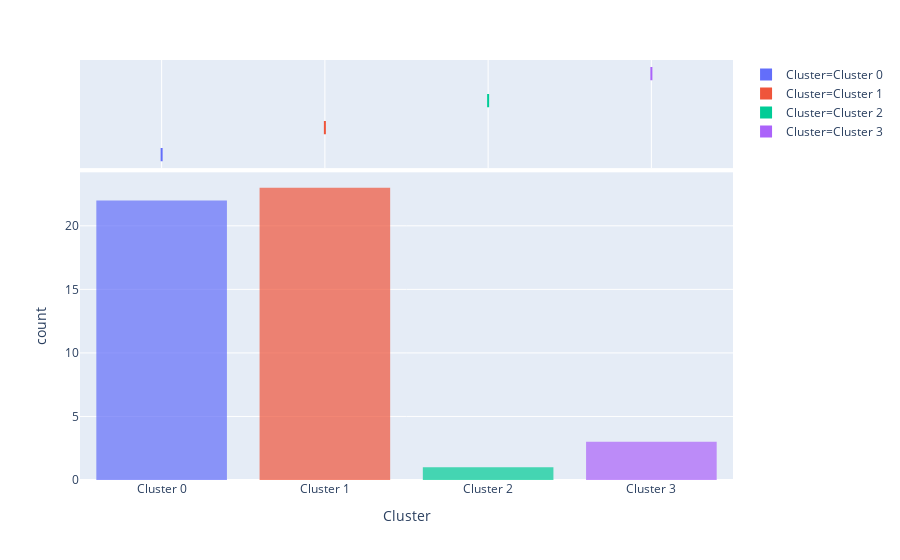

Source (notebook cell):
### Code cell
plot_model(kmeans, plot = 'distribution')

### Figure 1 — Plotly figure (JSON) as saved in the notebook; plotly's stock layout.template omitted (floating-point values rounded to 4 significant figures; data arrays with more than 128 entries replaced by an {"elided": "..."} marker saying what was removed)
{"data": [{"alignmentgroup": "True", "bingroup": "x", "hoverlabel": {"namelength": 0}, "hovertemplate": "Cluster=%{x}<br>count=%{y}", "legendgroup": "Cluster=Cluster 0", "marker": {"color": "#636efa", "opacity": 0.7}, "name": "Cluster=Cluster 0", "offsetgroup": "Cluster=Cluster 0", "orientation": "v", "showlegend": true, "type": "histogram", "x": ["Cluster 0", "Cluster 0", "Cluster 0", "Cluster 0", "Cluster 0", "Cluster 0", "Cluster 0", "Cluster 0", "Cluster 0", "Cluster 0", "Cluster 0", "Cluster 0", "Cluster 0", "Cluster 0", "Cluster 0", "Cluster 0", "Cluster 0", "Cluster 0", "Cluster 0", "Cluster 0", "Cluster 0", "Cluster 0"], "xaxis": "x", "yaxis": "y"}, {"alignmentgroup": "True", "customdata": {"elided": "22x7 mixed values"}, "hoverlabel": {"namelength": 0}, "hovertemplate": "Cluster=%{customdata[6]}<br>pair=%{customdata[0]}<br>song_1=%{customdata[1]}<br>song_2=%{customdata[2]}<br>distance=%{customdata[3]}<br>song_1_distance_to_baseline=%{customdata[4]}<br>song_2_distance_to_baseline=%{customdata[5]}", "legendgroup": "Cluster=Cluster 0", "marker": {"color": "#636efa"}, "name": "Cluster=Cluster 0", "notched": true, "offsetgroup": "Cluster=Cluster 0", "showlegend": false, "type": "box", "x": ["Cluster 0", "Cluster 0", "Cluster 0", "Cluster 0", "Cluster 0", "Cluster 0", "Cluster 0", "Cluster 0", "Cluster 0", "Cluster 0", "Cluster 0", "Cluster 0", "Cluster 0", "Cluster 0", "Cluster 0", "Cluster 0", "Cluster 0", "Cluster 0", "Cluster 0", "Cluster 0", "Cluster 0", "Cluster 0"], "xaxis": "x2", "yaxis": "y2"}, {"alignmentgroup": "True", "bingroup": "x", "hoverlabel": {"namelength": 0}, "hovertemplate": "Cluster=%{x}<br>count=%{y}", "legendgroup": "Cluster=Cluster 1", "marker": {"color": "#EF553B", "opacity": 0.7}, "name": "Cluster=Cluster 1", "offsetgroup": "Cluster=Cluster 1", "orientation": "v", "showlegend": true, "type": "histogram", "x": ["Cluster 1", "Cluster 1", "Cluster 1", "Cluster 1", "Cluster 1", "Cluster 1", "Cluster 1", "Cluster 1", "Cluster 1", "Cluster 1", "Cluster 1", "Cluster 1", "Cluster 1", "Cluster 1", "Cluster 1", "Cluster 1", "Cluster 1", "Cluster 1", "Cluster 1", "Cluster 1", "Cluster 1", "Cluster 1", "Cluster 1"], "xaxis": "x", "yaxis": "y"}, {"alignmentgroup": "True", "customdata": {"elided": "23x7 mixed values"}, "hoverlabel": {"namelength": 0}, "hovertemplate": "Cluster=%{customdata[6]}<br>pair=%{customdata[0]}<br>song_1=%{customdata[1]}<br>song_2=%{customdata[2]}<br>distance=%{customdata[3]}<br>song_1_distance_to_baseline=%{customdata[4]}<br>song_2_distance_to_baseline=%{customdata[5]}", "legendgroup": "Cluster=Cluster 1", "marker": {"color": "#EF553B"}, "name": "Cluster=Cluster 1", "notched": true, "offsetgroup": "Cluster=Cluster 1", "showlegend": false, "type": "box", "x": ["Cluster 1", "Cluster 1", "Cluster 1", "Cluster 1", "Cluster 1", "Cluster 1", "Cluster 1", "Cluster 1", "Cluster 1", "Cluster 1", "Cluster 1", "Cluster 1", "Cluster 1", "Cluster 1", "Cluster 1", "Cluster 1", "Cluster 1", "Cluster 1", "Cluster 1", "Cluster 1", "Cluster 1", "Cluster 1", "Cluster 1"], "xaxis": "x2", "yaxis": "y2"}, {"alignmentgroup": "True", "bingroup": "x", "hoverlabel": {"namelength": 0}, "hovertemplate": "Cluster=%{x}<br>count=%{y}", "legendgroup": "Cluster=Cluster 2", "marker": {"color": "#00cc96", "opacity": 0.7}, "name": "Cluster=Cluster 2", "offsetgroup": "Cluster=Cluster 2", "orientation": "v", "showlegend": true, "type": "histogram", "x": ["Cluster 2"], "xaxis": "x", "yaxis": "y"}, {"alignmentgroup": "True", "customdata": [[38, "38.the-turtles-you-showed-me_Org.mp3", "38.de-la-soul-transmitting-live-from-mars_Cpy.mp3", 0.1646, 0.1802, 0.4954, "Cluster 2"]], "hoverlabel": {"namelength": 0}, "hovertemplate": "Cluster=%{customdata[6]}<br>pair=%{customdata[0]}<br>song_1=%{customdata[1]}<br>song_2=%{customdata[2]}<br>distance=%{customdata[3]}<br>song_1_distance_to_baseline=%{customdata[4]}<br>song_2_distance_to_baseline=%{customdata[5]}", "legendgroup": "Cluster=Cluster 2", "marker": {"color": "#00cc96"}, "name": "Cluster=Cluster 2", "notched": true, "offsetgroup": "Cluster=Cluster 2", "showlegend": false, "type": "box", "x": ["Cluster 2"], "xaxis": "x2", "yaxis": "y2"}, {"alignmentgroup": "True", "bingroup": "x", "hoverlabel": {"namelength": 0}, "hovertemplate": "Cluster=%{x}<br>count=%{y}", "legendgroup": "Cluster=Cluster 3", "marker": {"color": "#ab63fa", "opacity": 0.7}, "name": "Cluster=Cluster 3", "offsetgroup": "Cluster=Cluster 3", "orientation": "v", "showlegend": true, "type": "histogram", "x": ["Cluster 3", "Cluster 3", "Cluster 3"], "xaxis": "x", "yaxis": "y"}, {"alignmentgroup": "True", "customdata": [[44, "44.stevie-wonder-uptight-uk-nme-top40-3-02-66_Org.mp3", "44.oasis-step-outremastered_Cpy.mp3", 0.1379, 0.4044, 0.07844, "Cluster 3"], [26, "26.robert-johnson-stop-breakin-39-down-blues_Org.mp3", "26.the-rolling-stones-stop-breaking-down_Cpy.mp3", 0.1386, 0.2055, 0.09789, "Cluster 3"], [27, "27.robert-johnson-love-is-vain_Org.mp3", "27.the-rolling-stones-love-in-vain_Cpy.mp3", 0.08476, 0.6186, 0.1038, "Cluster 3"]], "hoverlabel": {"namelength": 0}, "hovertemplate": "Cluster=%{customdata[6]}<br>pair=%{customdata[0]}<br>song_1=%{customdata[1]}<br>song_2=%{customdata[2]}<br>distance=%{customdata[3]}<br>song_1_distance_to_baseline=%{customdata[4]}<br>song_2_distance_to_baseline=%{customdata[5]}", "legendgroup": "Cluster=Cluster 3", "marker": {"color": "#ab63fa"}, "name": "Cluster=Cluster 3", "notched": true, "offsetgroup": "Cluster=Cluster 3", "showlegend": false, "type": "box", "x": ["Cluster 3", "Cluster 3", "Cluster 3"], "xaxis": "x2", "yaxis": "y2"}], "layout": {"barmode": "relative", "legend": {"tracegroupgap": 0}, "margin": {"t": 60}, "xaxis": {"anchor": "y", "categoryarray": ["Cluster 0", "Cluster 1", "Cluster 2", "Cluster 3"], "categoryorder": "array", "domain": [0, 1], "title": {"text": "Cluster"}}, "xaxis2": {"anchor": "y2", "domain": [0, 1], "matches": "x", "showgrid": true, "showticklabels": false}, "yaxis": {"anchor": "x", "domain": [0, 0.7326], "title": {"text": "count"}}, "yaxis2": {"anchor": "x2", "domain": [0.7426, 1], "matches": "y2", "showgrid": false, "showline": false, "showticklabels": false, "ticks": ""}}}
